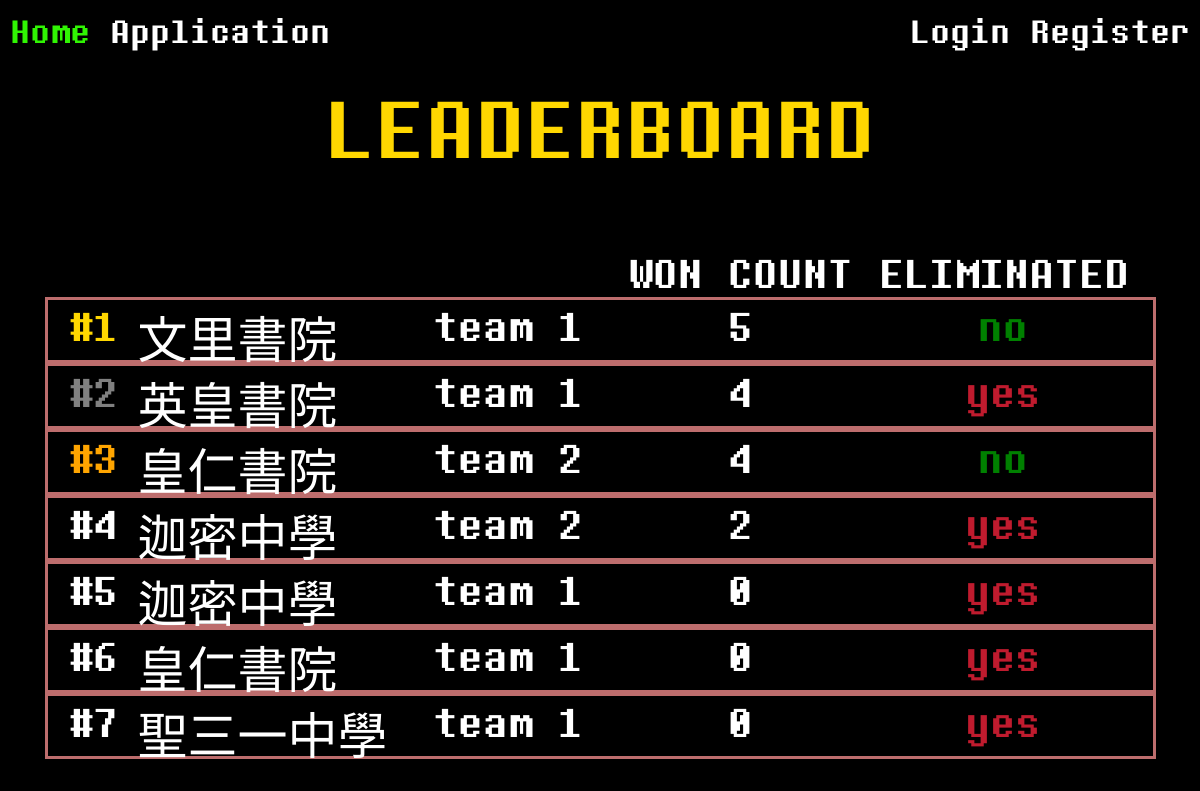
Page /leaderboard2023 on the committed database.
### bracketer/models.py (models this page shows)
class schools(db.Model):
    __tablename__ = 'schools'
    NAME = db.Column(db.String(length=50), nullable=False)
    SID = db.Column(db.Integer, autoincrement = True)
    __table_args__ = (
    PrimaryKeyConstraint('SID'),
    )

### bracketer/charts.py (the view)
@app.route('/leaderboard2023')
def lb2023():
    if db.session.query(chart2023).first():
        lb = []
        teams = db.session.query(chart2023.SID,chart2023.TID,chart2023.WON,chart2023.LOSE).order_by(chart2023.WON.desc()).all()
        for team in teams:
            newteam = {'name': db.session.query(schools.NAME).filter(schools.SID==team[0]).all()[0][0],
            'tid':team[1] ,'won':team[2],'losed':team[3]}
            lb.append(newteam)
        return render_template('leaderboard.html',lb=lb)
    else:
        session['flash'] = 'The leaderboard is empty!'
        return redirect(url_for('chartselect'))

### bracketer/templates/leaderboard.html (shortened to what this page needs)
{% extends 'base.html' %}
{% block content %}
<div class="lbtext">LEADERBOARD</div>
<div class="lb_container">
    <div class="lblargerno_container">
        <br>
        {%for i in range(lb|length)%}
            <div class="lbno" id="lbrank">
            {% if i == 0 %}
                    <span style="color:gold"> #1</span>
            {% elif i == 1 %}
                    <span style="color:grey"> #2</span>
            {% elif i == 2 %}
                <span style="color:orange"> #3</span>
            {% else %}
                    #{{i+1}}
            {% endif %}
            </div>
        {% endfor %}
    </div>
    <div class="lbname_container">
        <br>
        {%for i in range(lb|length)%}
            <div class="lbname" >
                {{lb[i]['name']}}
            </div>
        {% endfor %}
    </div>
    <div class="lbno_container"  >
        <br>
        {%for i in range(lb|length)%}
            <div class="lbno"  id="lbtid">
                team {{lb[i]['tid']}}
            </div>
        {% endfor %}
    </div>
    <div class="lblargerno_container">
        WON COUNT
        {%for i in range(lb|length)%}
            <div class="lbno">
                {{lb[i]['won']}}
            </div>
        {% endfor %}
    </div>
    <div class="lblargerno_container">
        ELIMINATED
        {%for i in range(lb|length)%}
            <div class="lbno" id="lblosed">
                {% if lb[i]['losed'] == true %}
                   <span style ='color:rgb(191, 27, 46)'> yes </span>
                {% else %}
                <span style ='color:green'>  no </span>
                {% endif %}
            </div>
        {% endfor %}
    </div>
</div>
{% endblock %}

### bracketer/static/style.css (style rules this page uses)
body { background-color: black; margin:0; font-family: 'undertale'; color:white; }
.lb_container { display:flex; position:relative; width:fit-content; margin:auto; justify-content:center; top:70px; }
.lbname_container { font-size:50px; }
.lbno_container { font-size:50px; }
.lblargerno_container { width:fit-content; text-align: center; font-size:50px; }
.lbno { height:60px; border-style:solid; border-color:#bd6d6d; border-right-style:none; border-left-style:none; }
.lbname { height:60px; border-style:solid; border-color:#bd6d6d; border-right-style:none; border-left-style:none; }
#lbrank { width:90px; border-left-style:solid; }
#lbtid { white-space:nowrap; width:240px; text-align: center; }
#lblosed { width:300px; border-right-style:solid; }
.lbtext { color:gold; font-size:100px; text-align: center; }

### rows in the picture
schools: NAME "文里書院"
schools: NAME "英皇書院"
schools: NAME "皇仁書院" "皇仁書院"
schools: NAME "迦密中學" "迦密中學"
schools: NAME "聖三一中學"

### other values in the picture
{{ i+1 }} "4" "5" "6" "7"
{{ lb[i]['tid'] }} "1" "1" "2" "2" "1" "1" "1"
{{ lb[i]['won'] }} "5" "4" "4" "2" "0" "0" "0"
